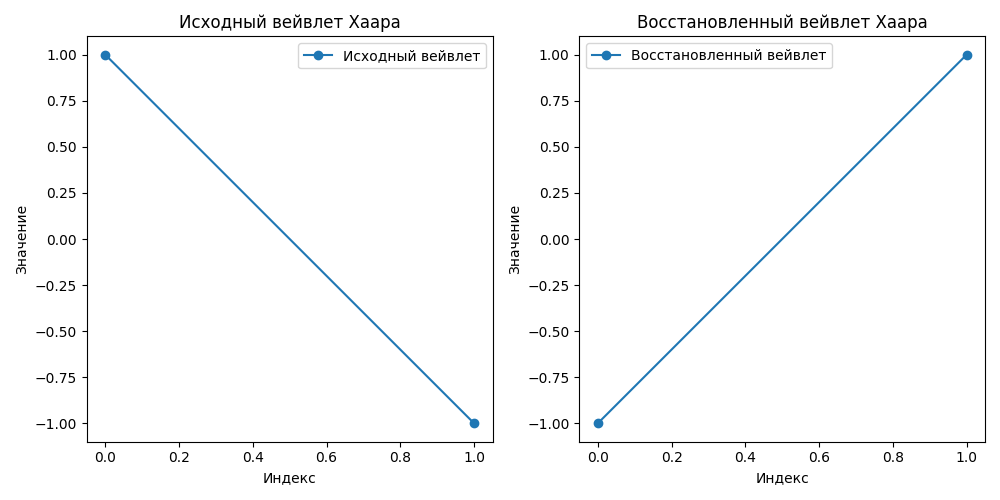

The Python source for this figure:
import numpy as np
import matplotlib.pyplot as plt
from scipy.signal import convolve

# Определение функции chx


def chx(x):
    return np.where((0 <= x) & (x <= 1), 1, 0)


# Создание массива x значений от 0 до 2 с шагом 0.01
x_values = np.arange(0, 2, 0.01)

# Определение вейвлета Хаара
haar_wavelet = np.array([1, -1])

# Применение вейвлета к функции chx (прямое вейвлет-преобразование)
wavelet_result = convolve(chx(x_values), haar_wavelet, mode='same')

# Обратное вейвлет-преобразование (инверсия вейвлета и свертка)
inverse_wavelet_result = convolve(
    wavelet_result, np.flip(haar_wavelet), mode='same')

# Построение графика
plt.figure(figsize=(10, 5))

# Исходный вейвлет
plt.subplot(1, 2, 1)
plt.plot(haar_wavelet, marker='o', label='Исходный вейвлет')
plt.title('Исходный вейвлет Хаара')
plt.xlabel('Индекс')
plt.ylabel('Значение')
plt.legend()

# Восстановленный вейвлет
plt.subplot(1, 2, 2)
plt.plot(np.flip(haar_wavelet), marker='o', label='Восстановленный вейвлет')
plt.title('Восстановленный вейвлет Хаара')
plt.xlabel('Индекс')
plt.ylabel('Значение')
plt.legend()

plt.tight_layout()
plt.show()
